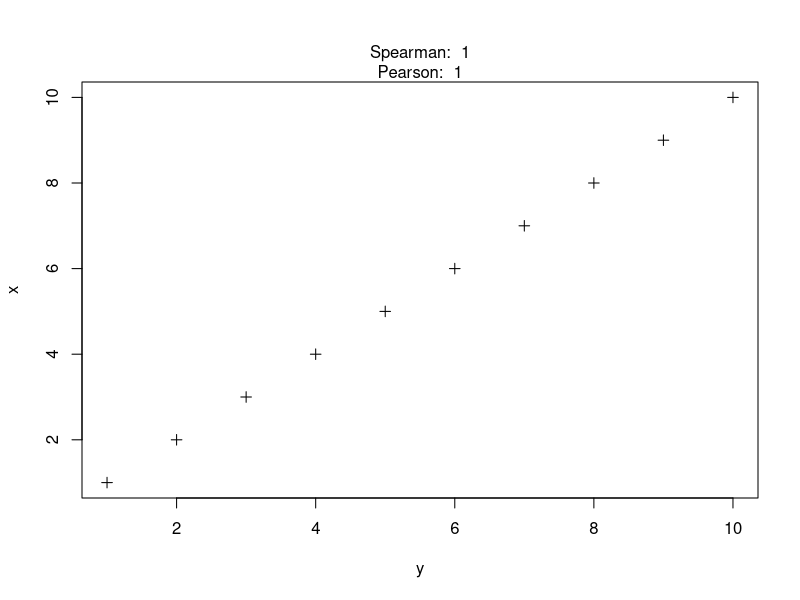
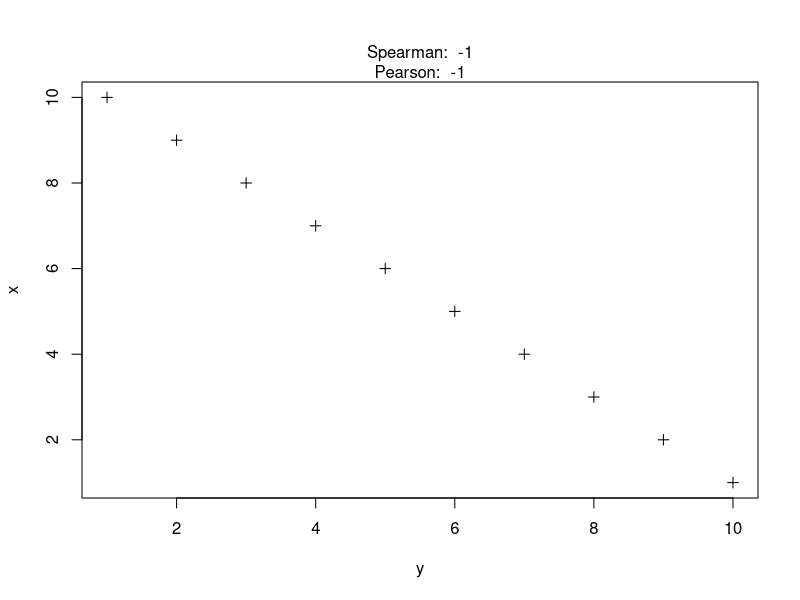
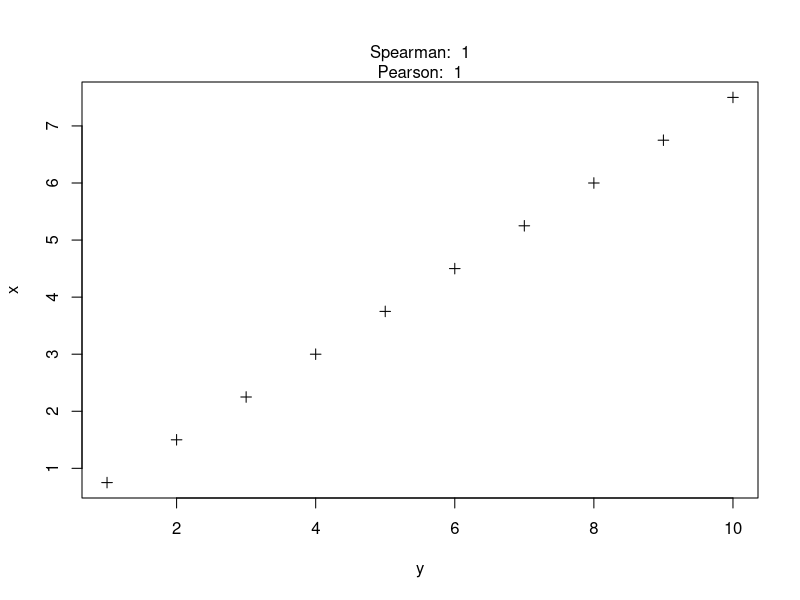
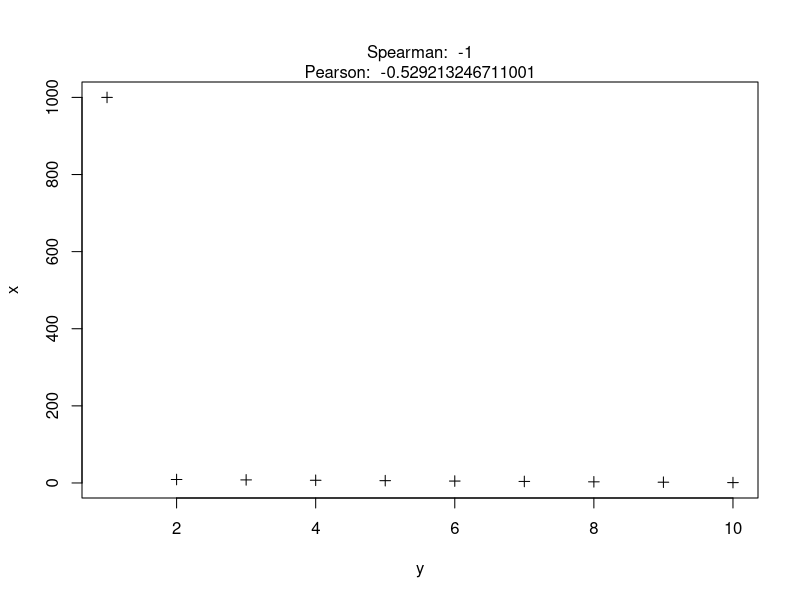
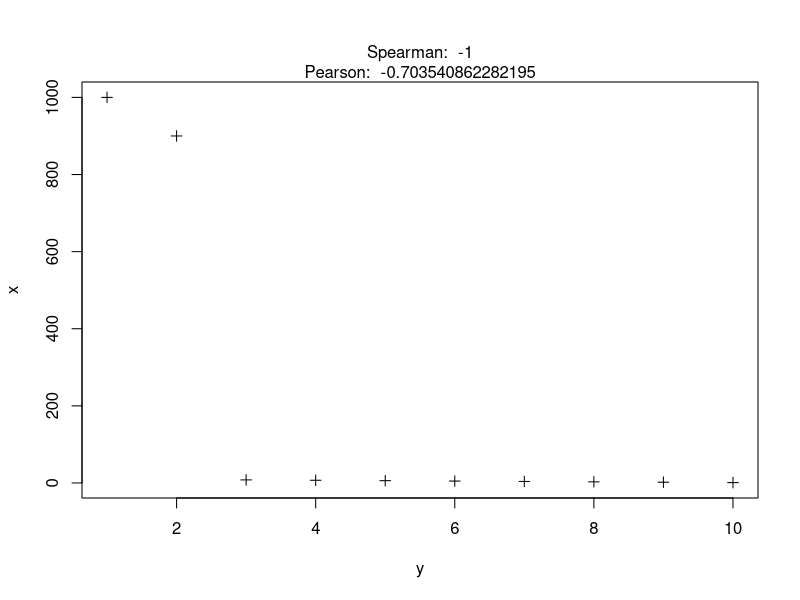
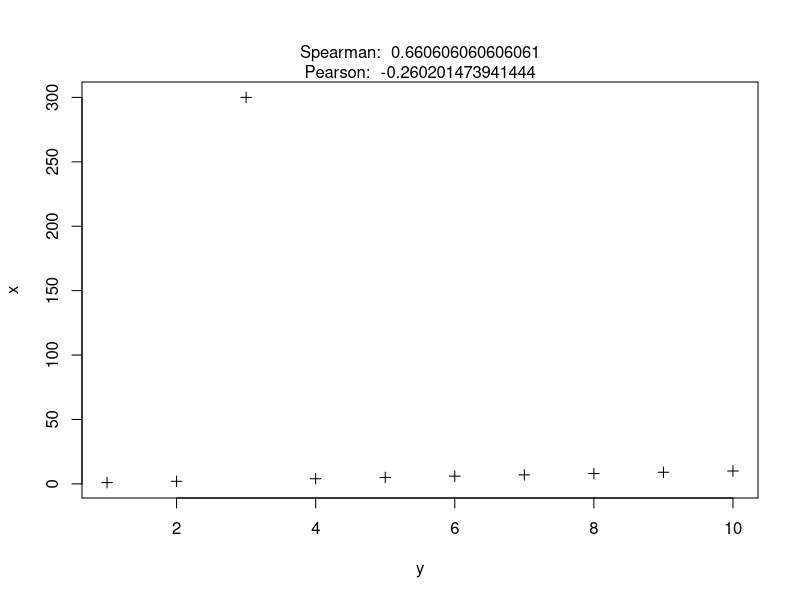
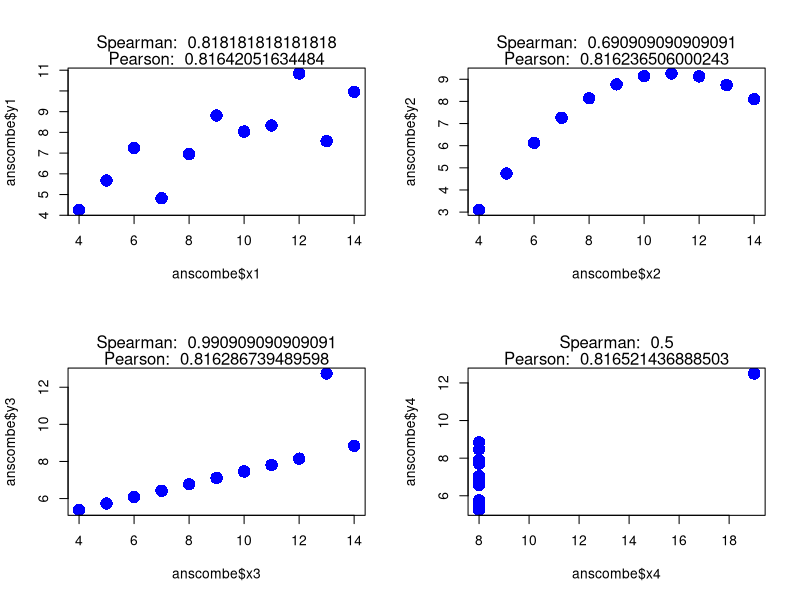

Here is the R script that generated these plots, in order:
#Comparing spearman and pearson
y = seq(1:10)
x = seq(1:10)


dev.off()
plot = plot(x=y, y=x, pch=3)
plot+mtext(paste("Pearson: ",cor(y,x, method="pearson")),side=3, line=0)
plot+mtext(paste("Spearman: ",cor(y,x, method="spearman")),side=3, line=1)


x = rev(x)
plot = plot(x=y, y=x, pch=3)
plot+mtext(paste("Pearson: ",cor(y,x, method="pearson")),side=3, line=0)
plot+mtext(paste("Spearman: ",cor(y,x, method="spearman")),side=3, line=1)


x = rev(x)
x = x*0.75
plot(x=y, y=x, pch=3)
plot+mtext(paste("Pearson: ",cor(y,x, method="pearson")),side=3, line=0)
plot+mtext(paste("Spearman: ",cor(y,x, method="spearman")),side=3, line=1)


x = seq(1:10)
x = rev(x)

x[1] =x[1] * 100


plot = plot(x=y, y=x, pch=3)
plot+mtext(paste("Pearson: ",cor(y,x, method="pearson")),side=3, line=0)
plot+mtext(paste("Spearman: ",cor(y,x, method="spearman")),side=3, line=1)


x[2] = x[2]*100

plot = plot.new()
plot(x=y, y=x, pch=3)
plot+mtext(paste("Pearson: ",cor(y,x, method="pearson")),side=3, line=0)
plot+mtext(paste("Spearman: ",cor(y,x, method="spearman")),side=3, line=1)

x = seq(10:1)
x[3] = x[3]*100

plot = plot.new()
plot(x=y, y=x, pch=3)
plot+mtext(paste("Pearson: ",cor(y,x, method="pearson")),side=3, line=0)
plot+mtext(paste("Spearman: ",cor(y,x, method="spearman")),side=3, line=1)


#Examining the "Anscombe's Quartet of ‘Identical’ Simple Linear Regressions" regarding differences in the results of spearman and pearson
dev.off()
par(mfrow=c(2,2))
plot=plot(anscombe$x1, anscombe$y1, col="blue", pch=16,cex=2)
plot+mtext(paste("Pearson: ",cor(x=anscombe$x1,y=anscombe$y1, method="pearson")),side=3, line=0)
plot+mtext(paste("Spearman: ",cor(anscombe$x1,anscombe$y1, method="spearman")),side=3, line=1)
plot=plot(anscombe$x2, anscombe$y2, col="blue", pch=16,cex=2)
plot+mtext(paste("Pearson: ",cor(anscombe$x2,anscombe$y2, method="pearson")),side=3, line=0)
plot+mtext(paste("Spearman: ",cor(anscombe$x2,anscombe$y2, method="spearman")),side=3, line=1)
plot=plot(anscombe$x3, anscombe$y3, col="blue", pch=16,cex=2)
plot+mtext(paste("Pearson: ",cor(anscombe$x3,anscombe$y3, method="pearson")),side=3, line=0)
plot+mtext(paste("Spearman: ",cor(anscombe$x3,anscombe$y3, method="spearman")),side=3, line=1)
plot=plot(anscombe$x4, anscombe$y4, col="blue", pch=16,cex=2)
plot+mtext(paste("Pearson: ",cor(anscombe$x4,anscombe$y4, method="pearson")),side=3, line=0)
plot+mtext(paste("Spearman: ",cor(anscombe$x4,anscombe$y4, method="spearman")),xside=3, line=1)
